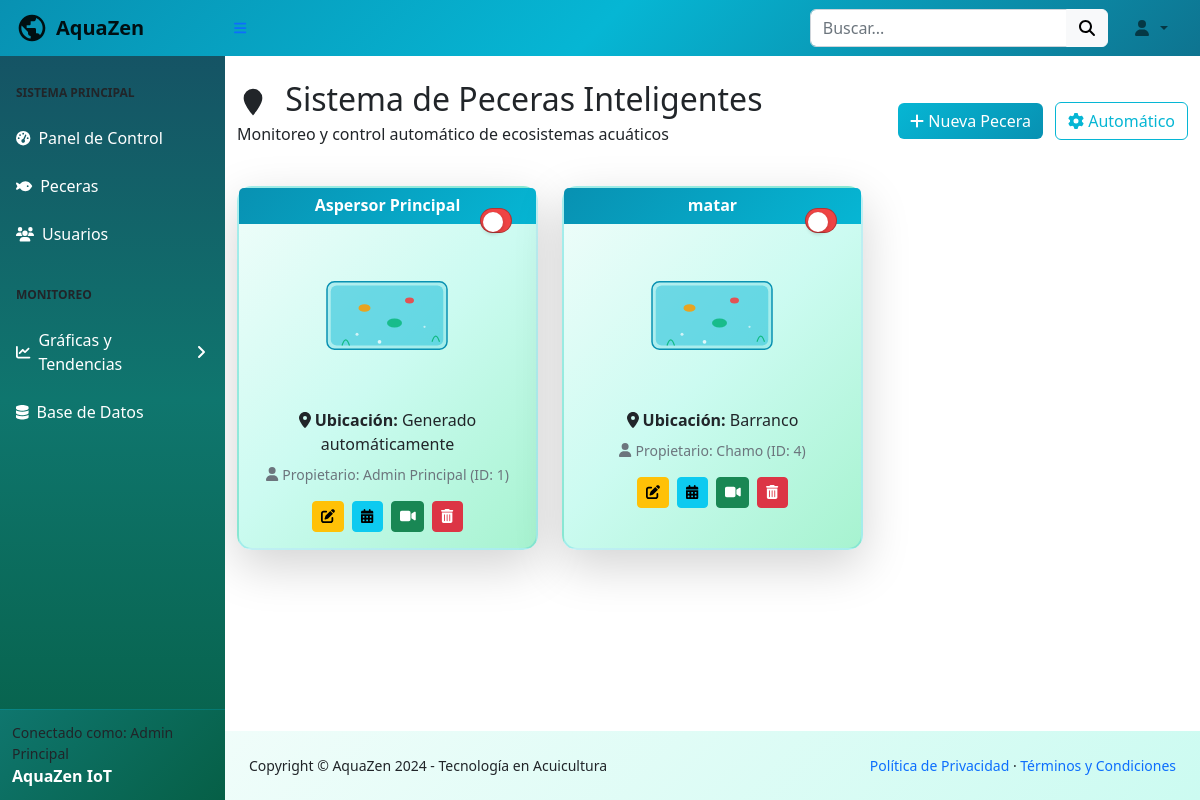
/aspersores/ (signed in), run on an earlier commit of the app's database.
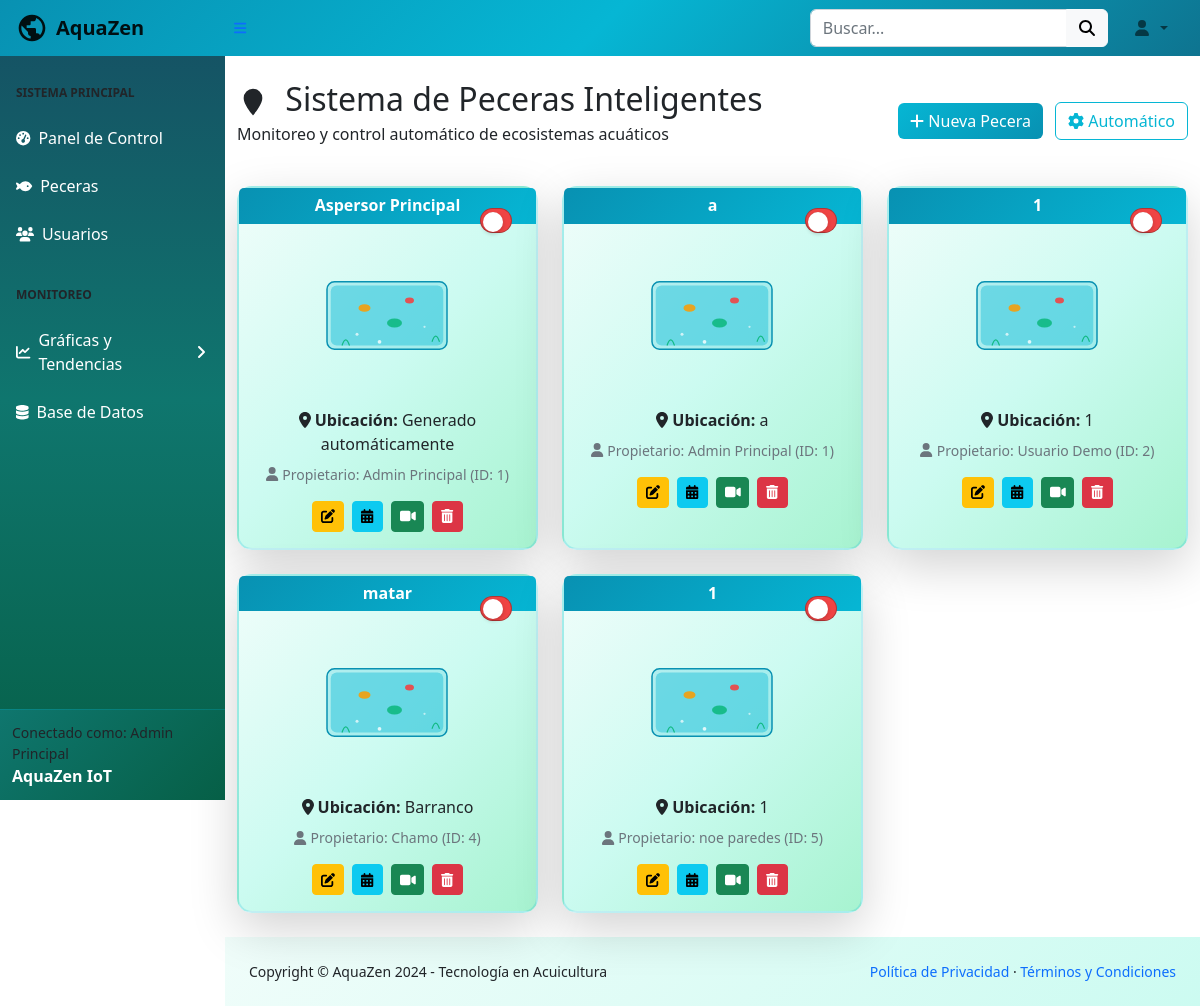
And on a later commit of the database.
### tables this page shows
CREATE TABLE usuarios (
                id_usuario INTEGER PRIMARY KEY AUTOINCREMENT,
                nombre VARCHAR(100) NOT NULL,
                correo VARCHAR(150) UNIQUE NOT NULL,
                contrasena VARCHAR(255) NOT NULL,
                tipo_usuario TEXT CHECK(tipo_usuario IN ('admin', 'usuario')) NOT NULL DEFAULT 'usuario',
                fecha_creacion TIMESTAMP DEFAULT CURRENT_TIMESTAMP
            );

CREATE TABLE aspersores (
                id_aspersor INTEGER PRIMARY KEY AUTOINCREMENT,
                id_usuario INTEGER NOT NULL,
                nombre VARCHAR(100) NOT NULL,
                ubicacion VARCHAR(255),
                estado TEXT CHECK(estado IN ('activo', 'inactivo')) NOT NULL DEFAULT 'inactivo',
                fecha_creacion TIMESTAMP DEFAULT CURRENT_TIMESTAMP, camera_url VARCHAR(255),
                FOREIGN KEY (id_usuario) REFERENCES usuarios(id_usuario) ON DELETE CASCADE
            );

### app.py (the view, shortened to what this page needs)
@app.route('/aspersores/', defaults={'id_usuario': None}, methods=['GET'])
@app.route('/aspersores/<int:id_usuario>', methods=['GET'])
def aspersores(id_usuario):
    if 'id_usuario' not in session:
        return redirect(url_for('login'))
    tipo_usuario = session['tipo_usuario']
    usuario_actual = session['id_usuario']
    print(f"DEBUG - Accediendo a aspersores. Usuario: {usuario_actual}, Tipo: {tipo_usuario}, ID solicitado: {id_usuario}")
    if id_usuario is None:
        if tipo_usuario == 'admin':
            id_usuario = 'all'  # Marcador para mostrar todos
        else:
            id_usuario = usuario_actual  # Usuario normal solo ve los suyos
    elif tipo_usuario != 'admin' and id_usuario != usuario_actual:
        flash('No tienes permiso para ver estos aspersores.', 'error')
        return redirect(url_for('aspersores'))
    connection = get_db_connection()
    if not connection:
        flash('Error al conectar con la base de datos.', 'error')
        return redirect(url_for('aspersores'))
    try:
        cursor = connection.cursor()
        if id_usuario == 'all':
            print("DEBUG - Admin viendo TODOS los aspersores")
            cursor.execute("""
                SELECT a.id_aspersor, a.nombre, a.ubicacion, a.estado, a.id_usuario, a.camera_url, u.nombre as nombre_usuario
                FROM aspersores a
                LEFT JOIN usuarios u ON a.id_usuario = u.id_usuario
                ORDER BY a.id_usuario, a.id_aspersor
            """)
            aspersores = cursor.fetchall()
            mostrar_todos = True
        cursor.close()
        connection.close()
        print(f"DEBUG - Se encontraron {len(aspersores)} aspersores")
        id_usuario_visto = None if mostrar_todos else id_usuario
        return render_template('sprinklers.html',
                       aspersores=aspersores,
                       nombre_usuario=session['nombre_usuario'],
                       tipo_usuario=tipo_usuario,
                       mostrar_todos=mostrar_todos,
                       id_usuario_visto=id_usuario_visto)
    except Exception as e:
        print(f"Error al obtener aspersores: {e}")
        flash('Error al obtener los aspersores.', 'error')
        return redirect(url_for('aspersores'))

### app.py (called while the page is built)
@app.context_processor
def inject_user_context():
    return {
        'tipo_usuario': session.get('tipo_usuario'),
        'nombre_usuario': session.get('nombre_usuario'),
        'camera_default_url': CAMERA_DEFAULT_URL
    }

def get_db_connection():
    try:
        connection = sqlite3.connect(DATABASE)
        connection.row_factory = sqlite3.Row  # Para acceder a columnas por nombre
        return connection
    except Exception as e:
        print(f"Error al conectar a la base de datos: {e}")
        return None

### templates/sprinklers.html (shortened to what this page needs)
{% extends "base2.html" %}
{% block content %}
                <div class="container mt-4">
                    <div class="d-flex justify-content-between align-items-center mb-4">
                        <div>
                            <h1 class="h2 text-cyan-800 mb-1">
                                <svg class="w-8 h-8 me-2 d-inline" fill="currentColor" viewBox="0 0 24 24" width="32" height="32">
                                    <path d="M12,6.5A2.5,2.5 0 0,1 14.5,9A2.5,2.5 0 0,1 12,11.5A2.5,2.5 0 0,1 9.5,9A2.5,2.5 0 0,1 12,6.5M12,2A7,7 0 0,1 19,9C19,14.25 12,22 12,22C12,22 5,14.25 5,9A7,7 0 0,1 12,2Z"/>
                                </svg>
                                Sistema de Peceras Inteligentes
                            </h1>
                            <p class="text-cyan-600">Monitoreo y control automático de ecosistemas acuáticos</p>
                        </div>
                        <div>
                            <button class="btn btn-gradient me-2" data-bs-toggle="modal" data-bs-target="#registrarAspersorModal" style="background: linear-gradient(135deg, #06b6d4 0%, #0891b2 100%); color: white; border: none;">
                                <i class="fas fa-plus me-1"></i>Nueva Pecera
                            </button>
                            <button class="btn btn-outline-cyan" id="modoAutomaticoManual" style="border-color: #06b6d4; color: #06b6d4;">
                                <i class="fas fa-cog me-1"></i>Automático
                            </button>
                        </div>
                    </div>
                    <div class="row">
                        {% for aspersor in aspersores %}
                        <div class="col-lg-4 col-md-6 mb-4">
                            <div class="card pecera-card h-100 shadow-lg">
                                <div class="card-header text-center" style="background: linear-gradient(135deg, #0891b2 0%, #06b6d4 100%); color: white; border: none;">
                                    <h6 class="mb-0 fw-bold">{{ aspersor.nombre }}</h6>
                                </div>
                                <div class="d-flex justify-center py-4">
                                </div>
                                <div class="card-body text-center">
                                    <p class="text-cyan-700 mb-2"><i class="fas fa-map-marker-alt me-1"></i><strong>Ubicación:</strong> {{ aspersor.ubicacion }}</p>
                                    {% if mostrar_todos %}
                                    <p class="text-muted small mb-3">
                                        <i class="fas fa-user me-1"></i>Propietario: {{ aspersor.nombre_usuario or 'Desconocido' }} (ID: {{ aspersor.id_usuario }})
                                    </p>
                                    {% endif %}
                                    <div class="position-absolute top-0 end-0 p-3">
                                        <div class="form-check form-switch">
                                            <input
                                                class="form-check-input estado-switch custom-switch"
                                                type="checkbox"
                                                role="switch"
                                                id="estadoSwitch{{ aspersor.id_aspersor }}"
                                                data-id="{{ aspersor.id_aspersor }}">
                                        </div>
                                    </div>
                                    <div class="d-flex justify-content-center mt-3 gap-2">
                                        <button class="btn btn-warning btn-sm editar-aspersor" data-id="{{aspersor.id_aspersor}}" data-nombre="{{aspersor.nombre}}" data-ubicacion="{{aspersor.ubicacion}}" data-camera-url="{{aspersor.camera_url or ''}}" data-bs-toggle="modal" data-bs-target="#editarAspersorModal" title="Editar Pecera">
                                            <i class="fas fa-edit"></i>
                                        </button>
                                        <button class="btn btn-info btn-sm" onclick="window.location.href='/calendar/{{ aspersor.id_aspersor}}'" title="Programar Alimentación">
                                            <i class="fas fa-calendar-alt"></i>
                                        </button>
                                        <button class="btn btn-success btn-sm" onclick="window.location.href='/camara/{{ aspersor.id_aspersor}}'" title="Ver Cámara en Vivo">
                                            <i class="fas fa-video"></i>
                                        </button>
                                        <button class="btn btn-danger btn-sm eliminar-aspersor" data-id="{{aspersor.id_aspersor}}" title="Eliminar Pecera">
                                            <i class="fas fa-trash-alt"></i>
                                        </button>
                                    </div>
                                </div>
                            </div>
                        </div>
                        {% endfor %}
                    </div>
                </div>
            </main>
{% endblock %}

### templates/base2.html (shortened to what this page needs)
<!DOCTYPE html>
<html lang="en">
    <head>
        <link href="https://cdn.jsdelivr.net/npm/simple-datatables@7.1.2/dist/style.min.css" rel="stylesheet" />
    <link href="{{ url_for('static', filename='css/styles.css') }}" rel="stylesheet" />
    <link href="{{ url_for('static', filename='css/aquazen-theme.css') }}" rel="stylesheet" />
    </head>
    <body class="sb-nav-fixed">
        <nav class="sb-topnav navbar navbar-expand text-white" style="background: linear-gradient(135deg, #0891b2 0%, #06b6d4 50%, #0e7490 100%);">
            <a class="navbar-brand ps-3 d-flex align-items-center" href="{{ url_for('dashboard') }}">
                <span class="fw-bold">AquaZen</span>
            </a>
            <button class="btn btn-link btn-sm order-1 order-lg-0 me-4 me-lg-0" id="sidebarToggle" href="#!"><i class="fas fa-bars"></i></button>
            <form class="d-none d-md-inline-block form-inline ms-auto me-0 me-md-3 my-2 my-md-0">
                <div class="input-group">
                    <input class="form-control" type="text" placeholder="Buscar..." aria-label="Search for..." aria-describedby="btnNavbarSearch" />
                    <button class="btn btn-light" id="btnNavbarSearch" type="button"><i class="fas fa-search text-cyan-600"></i></button>
                </div>
            </form>
            <ul class="navbar-nav ms-auto ms-md-0 me-3 me-lg-4">
                <li class="nav-item dropdown">
                    <a class="nav-link dropdown-toggle" id="navbarDropdown" href="#" role="button" data-bs-toggle="dropdown" aria-expanded="false">
                    <i class="fas fa-user fa-fw"></i>
                </a>
                </li>
            </ul>
        </nav>
        <div id="layoutSidenav">
            <div id="layoutSidenav_nav">
                <nav class="sb-sidenav accordion" id="sidenavAccordion" style="background: linear-gradient(180deg, #164e63 0%, #0f766e 50%, #065f46 100%);">
                    <div class="sb-sidenav-menu">
                        <div class="nav">
                            <div class="sb-sidenav-menu-heading text-cyan-200">Sistema Principal</div>
                            <a class="nav-link text-white" href="{{ url_for('dashboard') }}">
                                <div class="sb-nav-link-icon text-cyan-300"><i class="fas fa-tachometer-alt"></i></div>
                                Panel de Control
                            </a>
                            <a class="nav-link text-white" href="{{ url_for('aspersores') }}">
                                <div class="sb-nav-link-icon text-cyan-300"><i class="fas fa-fish"></i></div>
                                Peceras
                            </a>
                        {% if tipo_usuario == "admin" %}
                        <a class="nav-link text-white" href="{{ url_for('users') }}">
                            <div class="sb-nav-link-icon text-cyan-300"><i class="fas fa-users"></i></div>
                            Usuarios
                        </a>
                        {% endif %}
                            <div class="sb-sidenav-menu-heading text-cyan-200">Monitoreo</div>
                            <div class="nav-item">
                                <a class="nav-link text-white collapsed" href="#" data-bs-toggle="collapse" data-bs-target="#chartsSubmenu" aria-expanded="false" aria-controls="chartsSubmenu">
                                    <div class="sb-nav-link-icon text-cyan-300"><i class="fas fa-chart-line"></i></div>
                                    Gráficas y Tendencias
                                    <div class="sb-sidenav-collapse-arrow text-cyan-300"><i class="fas fa-angle-down"></i></div>
                                </a>
                            </div>
                            {% if tipo_usuario == 'admin' %}
                            <a class="nav-link text-white" href="{{ url_for('tables') }}">
                                <div class="sb-nav-link-icon text-cyan-300"><i class="fas fa-database"></i></div>
                                Base de Datos
                            </a>
                            {% endif %}
                        </div>
                    </div>
                    <div class="sb-sidenav-footer" style="background: linear-gradient(135deg, #0f766e 0%, #065f46 100%); border-top: 1px solid rgba(6, 182, 212, 0.3);">
                        <div class="small text-cyan-200">Conectado como: {{ nombre_usuario }}</div>
                        <div class="text-white fw-bold">AquaZen IoT</div>
                    </div>
                </nav>
            </div>
            <div id="layoutSidenav_content">
                <main>
                    {% block content %}{% endblock %}
                <footer class="py-4 mt-auto" style="background: linear-gradient(135deg, #f0fdfa 0%, #ccfbf1 100%);">
                    <div class="container-fluid px-4">
                        <div class="d-flex align-items-center justify-content-between small">
                            <div class="text-cyan-700">Copyright © AquaZen 2024 - Tecnología en Acuicultura</div>
                            <div>
                                <a href="#" class="text-cyan-600 text-decoration-none">Política de Privacidad</a>
                                <span class="text-cyan-500">·</span>
                                <a href="#" class="text-cyan-600 text-decoration-none">Términos y Condiciones</a>
                            </div>
                        </div>
                    </div>
                </footer>
            </div>
        </div>
    </body>
</html>

### static/css/aquazen-theme.css (style rules this page uses)
:root { --ocean-deep: #0c4a6e; --ocean-primary: #0e7490; --ocean-secondary: #0891b2; --ocean-light: #06b6d4; --ocean-bright: #67e8f9; --ocean-mist: #cffafe; --ocean-foam: #f0fdfa; --ocean-success: #10b981; --ocean-warning: #fbbf24; --ocean-danger: #ef4444; --ocean-text-dark: #164e63; --ocean-text-light: #0891b2; }

### templates/sprinklers.html (style rules this page uses)
.custom-switch { width: 60px; height: 25px; background-color: #ef4444; border-radius: 30px; position: relative; appearance: none; cursor: pointer; outline: none; transition: background-color 0.3s ease-in-out; }
.custom-switch::before { content: ''; width: 20px; height: 20px; background-color: white; border-radius: 50%; position: absolute; top: 2.5px; left: 2.5px; transition: transform 0.3s ease-in-out; box-shadow: 0 2px 4px rgba(0,0,0,0.2); }
.pecera-card { transition: transform 0.3s ease, box-shadow 0.3s ease; border: 2px solid rgba(6, 182, 212, 0.2); border-radius: 15px; background: linear-gradient(135deg, #f0fdfa 0%, #ccfbf1 50%, #a7f3d0 100%); }

What changed in the data, as far as the page shows it:
added aspersores: nombre "a", ubicacion "a", nombre "Admin Principal", id_usuario "1"
added aspersores: nombre "1", ubicacion "1", nombre "Usuario Demo", id_usuario "2"
added aspersores: nombre "1", ubicacion "1", nombre "noe paredes", id_usuario "5"
